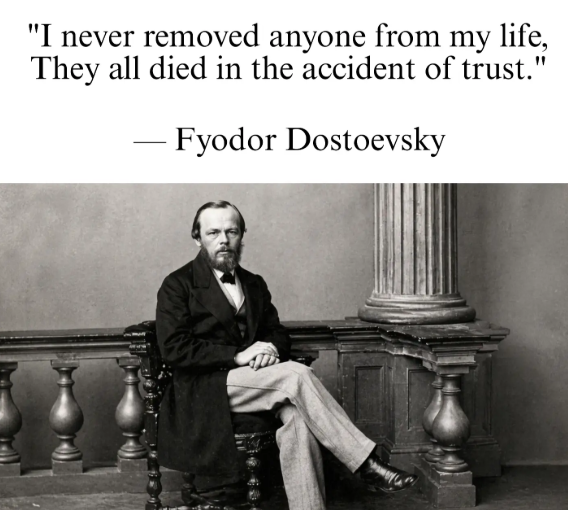
#> input picture Example.png, 568 x 510 px
$ python Q11.py
#> lines starting #> are read from the running program, lines starting #| are printed output that depends on the picture
import cv2
import numpy as np
import matplotlib.pyplot as plt
import os
import math

# Try importing Colab specific library for file upload
try:
    from google.colab import files
    IN_COLAB = True
except ImportError:
    IN_COLAB = False

def upload_image():
    """Handles image upload differently depending on Colab vs Local execution."""
    if IN_COLAB:
        print("Please upload an image (JPG/PNG):")
        uploaded = files.upload()
#> the answer given: Example.png
        file_name = next(iter(uploaded))
        return file_name
    else:
        file_name = input("Enter the path to your image (e.g., 'Example.jpg'): ")
        if not os.path.exists(file_name):
            print("File not found! Exiting.")
            exit()
        return file_name

def show_image(img, title="Image"):
    """Helper to display the image inline."""
    from IPython.display import clear_output
    if IN_COLAB:
        clear_output(wait=True)
    plt.figure(figsize=(6, 6))
    plt.imshow(img)
    plt.title(title)
    plt.axis('off')
    plt.show()

def apply_matrix(A, img, original_shape):
    """Applies a 2x2 transformation matrix about the center of the image."""
    h, w = original_shape[:2]
    cx, cy = w / 2, h / 2

    # 1. Translate center to origin AND flip y-axis for standard math coordinates
    T1 = np.array([[1, 0, -cx],
                   [0, -1, cy],
                   [0, 0, 1]])

    # 2. Embed 2D transform into a 3x3 affine matrix
    A_3x3 = np.eye(3)
    A_3x3[:2, :2] = A

    # 3. Translate origin back to center AND unflip y-axis
    T2 = np.array([[1, 0, cx],
                   [0, -1, cy],
                   [0, 0, 1]])

    # Composite matrix
    M = T2 @ A_3x3 @ T1
    M_cv = M[:2, :]

    # Apply transformation. Keeps original canvas size, pads with white.
    return cv2.warpAffine(img, M_cv, (w, h), flags=cv2.INTER_LINEAR, borderValue=(255,255,255))

def main():
    print("=== Image Transformation Toolbox ===")
    img_path = upload_image()

    # Load and convert to RGB
    original_img = cv2.imread(img_path)
#> original_img is the input picture: shape (510, 568, 3); mean B, G, R 144.2, 147.1, 148.8
    original_img = cv2.cvtColor(original_img, cv2.COLOR_BGR2RGB)

    current_img = original_img.copy()
    show_image(current_img, "Original Image")

    while True:
        print("\n--- Menu ---")
        print("1. Rotate")
        print("2. Resize (Scale)")
        print("3. Flip (Reflect)")
        print("4. Shear")
        print("5. Custom Matrix")
        print("6. Reset to Original")
        print("7. Exit")

        choice = input("\nSelect an option (1-7): ")

        A = np.eye(2)
        transform_name = ""

        try:
            if choice == '1':
                angle_deg = float(input("Enter rotation angle in degrees (e.g., 45): "))
                theta = math.radians(angle_deg)
                # Note: negative sin to match standard counter-clockwise rotation
                A = np.array([[math.cos(theta), -math.sin(theta)],
                              [math.sin(theta), math.cos(theta)]])
                transform_name = f"Rotated {angle_deg}°"

            elif choice == '2':
                sx = float(input("Enter X scaling factor (e.g., 2 for double width): "))
                sy = float(input("Enter Y scaling factor (e.g., 0.5 for half height): "))
                A = np.array([[sx, 0],
                              [0, sy]])
                transform_name = f"Resized (Sx={sx}, Sy={sy})"

            elif choice == '3':
                axis = input("Flip across which axis? (x/y): ").lower()
                if axis == 'x':
                    A = np.array([[1, 0], [0, -1]])
                    transform_name = "Flipped across X-axis"
                elif axis == 'y':
                    A = np.array([[-1, 0], [0, 1]])
                    transform_name = "Flipped across Y-axis"
                else:
                    print("Invalid axis.")
                    continue

            elif choice == '4':
                shx = float(input("Enter horizontal shear factor (e.g., 0.5): "))
                shy = float(input("Enter vertical shear factor (e.g., 0): "))
                A = np.array([[1, shx],
                              [shy, 1]])
                transform_name = f"Sheared (Hx={shx}, Hy={shy})"

            elif choice == '5':
                print("Enter the 4 values for the 2x2 matrix [[a, b], [c, d]]:")
                a = float(input("a = "))
                b = float(input("b = "))
                c = float(input("c = "))
                d = float(input("d = "))
                A = np.array([[a, b], [c, d]])
                transform_name = f"Custom Matrix\n[[{a}, {b}],\n [{c}, {d}]]"

            elif choice == '6':
                current_img = original_img.copy()
                show_image(current_img, "Reset to Original")
                continue

            elif choice == '7':
                print("Exiting Toolbox. Goodbye!")
                break

            else:
                print("Invalid choice. Please select 1-7.")
                continue

            # Apply transformation
            current_img = apply_matrix(A, current_img, original_img.shape)
            show_image(current_img, transform_name)

        except ValueError:
            print("Invalid input! Please enter numerical values where requested.")
#> this loop made 1 pass; the answer given on pass 1: 1
#> pass 1, in main, `current_img = apply_matrix(A, current_img, original_img.shape)`:
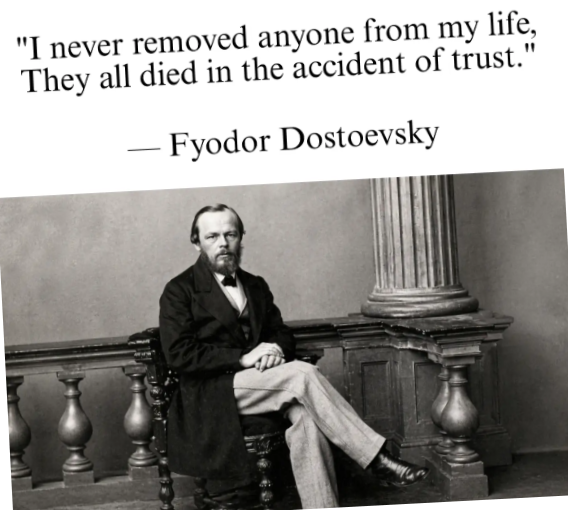
#> current_img: shape (510, 568, 3); mean R, G, B 150.9, 149.2, 146.4

if __name__ == "__main__":
#> (the run stopped early here; a loop or call above may not have finished)
